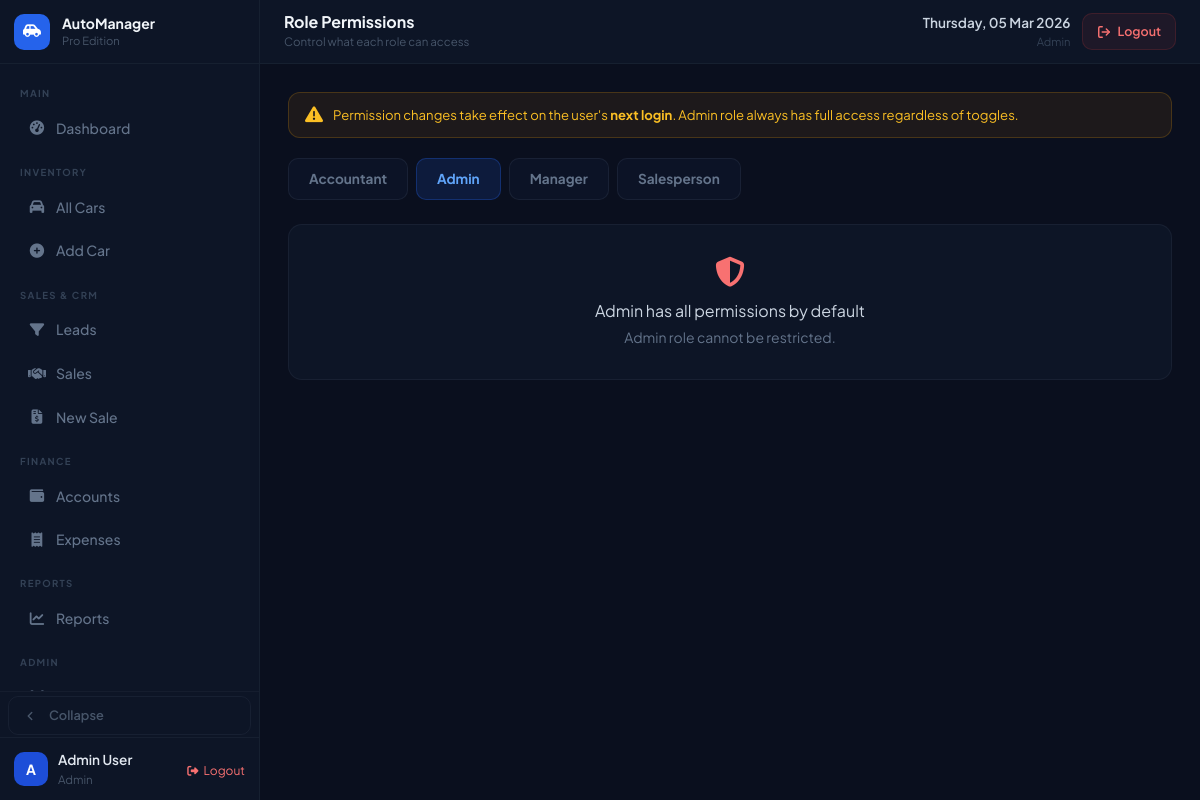
The app's page /modules/settings/permissions.php?role_id=1 (signed in) with its own data.
### tables this page shows
CREATE TABLE `roles` (
  `id` int(11) NOT NULL,
  `name` varchar(50) NOT NULL,
  `created_at` timestamp NOT NULL DEFAULT current_timestamp()
);

### core/Database.php (called while the page is built, shortened)
<?php
class Database {
    private static $instance = null;
    private $conn;
    private function __construct() {
        $this->conn = new mysqli(DB_HOST, DB_USER, DB_PASS, DB_NAME);
        $this->conn->set_charset("utf8mb4");
    }
    public static function getInstance() {
        if (self::$instance === null) {
            self::$instance = new Database();
        }
        return self::$instance;
    }
    public function fetchAll($sql, $params = [], $types = '') {
        $stmt = $this->prepare($sql, $params, $types);
        $stmt->execute();
        $stmt->store_result();
        $meta    = $stmt->result_metadata();
        $fields  = [];
        $row     = [];
        $results = [];
        while ($field = $meta->fetch_field()) {
            $fields[] = &$row[$field->name];
        }
        call_user_func_array([$stmt, 'bind_result'], $fields);
        while ($stmt->fetch()) {
            $results[] = array_map(fn($v) => $v, $row);
        }
        return $results;
    }
    private function prepare($sql, $params, $types) {
        $stmt = $this->conn->prepare($sql);
        if (!empty($params)) {
            $stmt->bind_param($types, ...$params);
        }
        return $stmt;
    }
}

### modules/settings/permissions.php (the view, shortened to what this page needs)
<?php
require_once '../../config/database.php';
require_once '../../core/Database.php';
$db = Database::getInstance();
$roles      = $db->fetchAll("SELECT * FROM roles ORDER BY name");
$activeRole = (int)($_GET['role_id'] ?? ($roles[0]['id'] ?? 0));
?>
<!DOCTYPE html>
<html lang="en">
<head>
    <script src="https://cdn.tailwindcss.com"></script>
    <link rel="stylesheet" href="/car-showroom/public/css/fa/all.min.css">
</head>
<body>
<?php require_once '../../views/layouts/sidebar.php'; ?>
<div class="main">
<?php require_once '../../views/layouts/topbar.php'; ?>
<div class="content-area">
    <div class="warning-banner">
        <i class="fas fa-triangle-exclamation text-lg flex-shrink-0"></i>
        <span>
            Permission changes take effect on the user's <strong>next login</strong>.
            Admin role always has full access regardless of toggles.
        </span>
    </div>
    <div class="flex flex-wrap gap-2 mb-6">
        <?php foreach ($roles as $role): ?>
        <a href="?role_id=<?= $role['id'] ?>"
           class="role-tab <?= $role['id']==$activeRole ? 'active' : '' ?>">
            <?= htmlspecialchars($role['name']) ?>
        </a>
        <?php endforeach; ?>
    </div>
    <?php
    $activeRoleName = '';
    foreach ($roles as $r) {
        if ($r['id'] == $activeRole) { $activeRoleName = $r['name']; break; }
    }
    $isAdmin = $activeRoleName === 'Admin';
    ?>
    <?php if ($isAdmin): ?>
    <div class="perm-card">
        <div class="perm-card-body text-center py-8">
            <i class="fas fa-shield-halved text-red-400 text-3xl mb-3 block"></i>
            <p class="text-slate-300 font-700">Admin has all permissions by default</p>
            <p class="text-slate-500 text-sm mt-1">Admin role cannot be restricted.</p>
        </div>
    </div>
    <?php endif; ?>
</div>
</div>
</body>
</html>

### public/css/layout.css (style rules this page uses)
*, *::before, *::after { box-sizing: border-box; }
body { font-family: 'Plus Jakarta Sans', sans-serif; }
html, body { margin: 0; padding: 0; background: #0a0f1e; color: #e2e8f0; min-height: 100vh; overflow-x: hidden; }
.main { margin-left: 260px; min-height: 100vh; display: flex; flex-direction: column; transition: margin-left 0.3s cubic-bezier(0.4,0,0.2,1); }
.content-area { padding: 28px; flex: 1; }

### modules/settings/permissions.php (style rules this page uses)
.role-tab { padding:10px 20px; border-radius:10px; font-size:0.85rem; font-weight:700; cursor:pointer; text-decoration:none; transition:all 0.2s; border:1.5px solid rgba(148,163,184,0.1); background:rgba(13,20,40,0.8); color:#64748b; }
.role-tab.active { background:rgba(37,99,235,0.15); color:#60a5fa; border-color:rgba(37,99,235,0.3); }
.perm-card { background:#0d1526; border:1px solid rgba(148,163,184,0.08); border-radius:14px; overflow:hidden; margin-bottom:16px; }
.perm-card-body { padding:16px 20px; }
.warning-banner { background:rgba(245,158,11,0.08); border:1px solid rgba(245,158,11,0.2); border-radius:12px; padding:12px 16px; color:#fbbf24; font-size:0.82rem; display:flex; align-items:center; gap:10px; margin-bottom:20px; }

### records on screen
roles: name "Accountant"
roles: name "Admin"
roles: name "Manager"
roles: name "Salesperson"

### other values on screen
substr($_SESSION['user_name'] ?? 'U', 0, 1) "A"
$_SESSION['user_name'] "Admin User"
$_SESSION['user_role'] "Admin"
$pageTitle "Role Permissions"
$pageSub "Control what each role can access"
